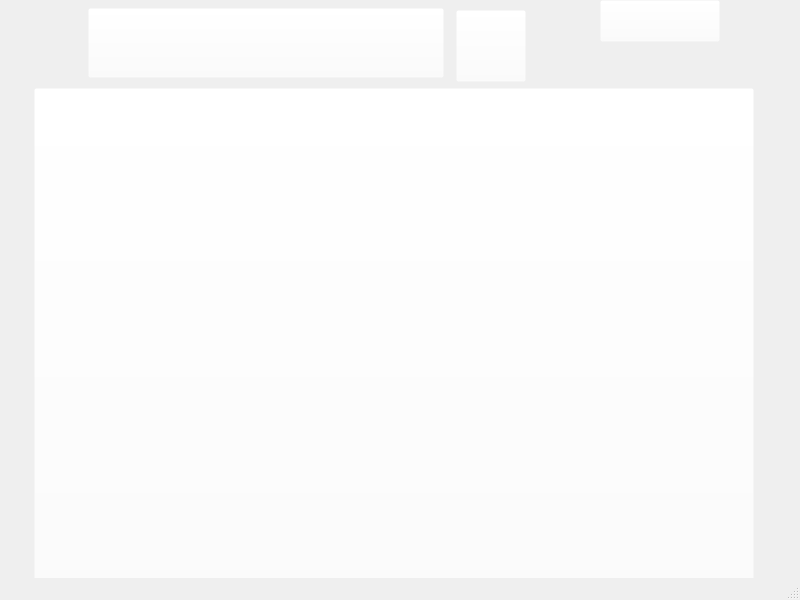
<?xml version="1.0" encoding="UTF-8"?>
<ui version="4.0">
 <class>game</class>
 <widget class="QMainWindow" name="game">
  <property name="geometry">
   <rect>
    <x>0</x>
    <y>0</y>
    <width>800</width>
    <height>600</height>
   </rect>
  </property>
  <property name="contextMenuPolicy">
   <enum>Qt::PreventContextMenu</enum>
  </property>
  <property name="windowTitle">
   <string>PvZProj</string>
  </property>
  <widget class="QWidget" name="centralwidget">
   <widget class="QPushButton" name="lawn_area">
    <property name="geometry">
     <rect>
      <x>34</x>
      <y>88</y>
      <width>720</width>
      <height>568</height>
     </rect>
    </property>
    <property name="focusPolicy">
     <enum>Qt::NoFocus</enum>
    </property>
    <property name="autoFillBackground">
     <bool>false</bool>
    </property>
    <property name="styleSheet">
     <string notr="true">background-color: rgba(255, 255, 255, 0);
border-color: rgba(255, 255, 255, 0);
gridline-color: rgba(255, 255, 255, 0);
selection-background-color: rgba(255, 255, 255, 0);
selection-color: rgba(255, 255, 255, 0);
border-color: rgba(255, 255, 255, 0);
color: rgba(255, 255, 255, 0);</string>
    </property>
    <property name="text">
     <string/>
    </property>
   </widget>
   <widget class="QPushButton" name="shop_list_area">
    <property name="geometry">
     <rect>
      <x>88</x>
      <y>8</y>
      <width>356</width>
      <height>70</height>
     </rect>
    </property>
    <property name="focusPolicy">
     <enum>Qt::NoFocus</enum>
    </property>
    <property name="styleSheet">
     <string notr="true">background-color: rgba(255, 255, 255, 0);
border-color: rgba(255, 255, 255, 0);
gridline-color: rgba(255, 255, 255, 0);
selection-background-color: rgba(255, 255, 255, 0);
selection-color: rgba(255, 255, 255, 0);
border-color: rgba(255, 255, 255, 0);
color: rgba(255, 255, 255, 0);</string>
    </property>
    <property name="text">
     <string/>
    </property>
   </widget>
   <widget class="QPushButton" name="shovel_area">
    <property name="geometry">
     <rect>
      <x>456</x>
      <y>10</y>
      <width>70</width>
      <height>72</height>
     </rect>
    </property>
    <property name="focusPolicy">
     <enum>Qt::NoFocus</enum>
    </property>
    <property name="styleSheet">
     <string notr="true">background-color: rgba(255, 255, 255, 0);
border-color: rgba(255, 255, 255, 0);
gridline-color: rgba(255, 255, 255, 0);
selection-background-color: rgba(255, 255, 255, 0);
selection-color: rgba(255, 255, 255, 0);
border-color: rgba(255, 255, 255, 0);
color: rgba(255, 255, 255, 0);</string>
    </property>
    <property name="text">
     <string/>
    </property>
   </widget>
   <widget class="QPushButton" name="pause_botton">
    <property name="geometry">
     <rect>
      <x>600</x>
      <y>0</y>
      <width>120</width>
      <height>42</height>
     </rect>
    </property>
    <property name="focusPolicy">
     <enum>Qt::NoFocus</enum>
    </property>
    <property name="styleSheet">
     <string notr="true">background-color: rgba(255, 255, 255, 0);
border-color: rgba(255, 255, 255, 0);
gridline-color: rgba(255, 255, 255, 0);
selection-background-color: rgba(255, 255, 255, 0);
selection-color: rgba(255, 255, 255, 0);
border-color: rgba(255, 255, 255, 0);
color: rgba(255, 255, 255, 0);
</string>
    </property>
    <property name="text">
     <string/>
    </property>
   </widget>
  </widget>
  <widget class="QMenuBar" name="menubar">
   <property name="geometry">
    <rect>
     <x>0</x>
     <y>0</y>
     <width>800</width>
     <height>21</height>
    </rect>
   </property>
  </widget>
  <widget class="QStatusBar" name="statusbar"/>
 </widget>
 <resources/>
 <connections/>
</ui>
